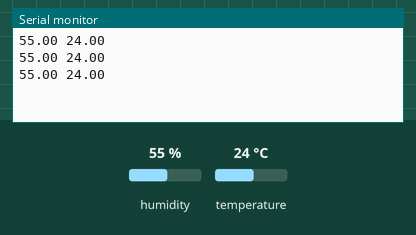
Bench run of a sketch on a simulated Arduino Uno, built with avr-gcc and run on an emulated ATmega328P. On the bench: the last lines printed to the serial monitor. The test bench sets the inputs (shaded band); at power-on: humidity 55 %, temperature 24 °C.

Above: at 3.8 s.
3.9 s: humidity set to 22 %
At 5.7 s:
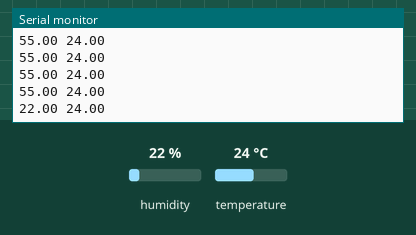
6.7 s: temperature set to 12 °C
At 7.4 s:
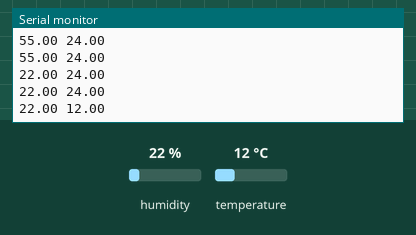
9.5 s: humidity set to 40 %
At 10.8 s:
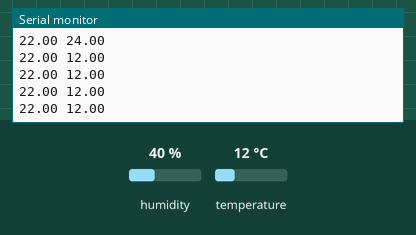
Timing chart, 0 to 12.5 s (numbered marks = the images above; inputs shaded):
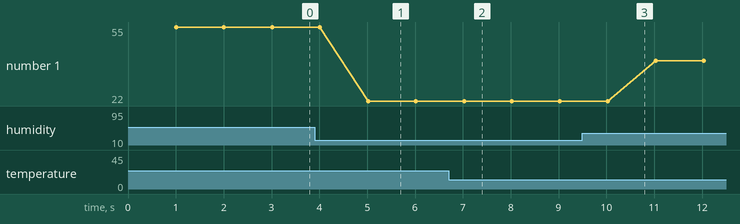

The sketch:

Arduino_code.ino
```cpp
/*

  Arduino Humidity Sensor

  By Students
  Fall 2019
  ENGR114


  Code that demonstrates the usage of Adafruit's libaries with the Feather HUZZAH ESP8266 board with the DHT22 sensor to output Humidity and Temperature values.

  Code is based off the example code in the DHT library.


  https://pimylifeup.com/arduino-humidity-sensor-dht22/


  Requires the following libraries to be installed.


  DHT Sensor Library: https://github.com/adafruit/DHT-sensor-library

  Adafruit Unified Sensor Library : https://github.com/adafruit/Adafruit_Sensor

  Insert this URl in preferences then install through board manager to use Feather Huzzah ESP8266 board as microcontroller.

    http://arduino.esp8266.com/stable/package_esp8266com_index.json


*/

#include <DHT.h> //Include the DHT library.

#include<Adafruit_Sensor.h>  //Include the Sensor library for adafruit driver

#define dataPin 2 //Define the type data pin

#define DHTType DHT22 //Define the DHT sensor (DHT11, or DHT22)


//Instantiate the dht class with our data pin and DHT type.

DHT dht = DHT(dataPin, DHTType);


void setup() {

  Serial.begin(9600); //Start the serial interface on 9600

    dht.begin();   //Call the begin class in the dht object

}


void loop() {

  delay(1000); // Delay for 1 seconds as the DHT22 sampling rate is 0.5Hz


  float h = dht.readHumidity(); //read the humidity from the sensor


  float t = dht.readTemperature();  // Read temperature as Celsius (the default), insert true as a parameter for fahrenheit


  // Check for any errors, if there is, display error and restart.

  if (isnan(h) || isnan(t)) {

    Serial.println("Failed to read from the DHT sensor, check wiring.");

    return;

  }


  //Print out the humidity and temperature as seperate strings with a space inbetween
  // This seperates the data into seperate values that are indexable

  Serial.print(String(h));

  Serial.print(" ");

  Serial.print(String(t));

  //Print new line command

  Serial.println();

}
```

Measured:
- after the input at 3.9 s, the serial monitor: prints a new line after 1.1 s (image 1)
- after the input at 6.7 s, the serial monitor: prints a new line after 0.32 s (image 2)
- plotted number 1: 55 → 22 after the input at 3.9 s, 22 → 40 after the input at 9.5 s
